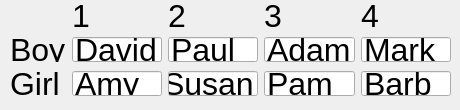
              <widget class="QWidget" name="tab_4">
               <attribute name="title">
                <string>Names</string>
               </attribute>
               <widget class="QWidget" name="gridLayoutWidget">
                <property name="geometry">
                 <rect>
                  <x>10</x>
                  <y>0</y>
                  <width>441</width>
                  <height>101</height>
                 </rect>
                </property>
                <layout class="QGridLayout" name="gridLayout_6">
                 <item row="2" column="0">
                  <widget class="QLabel" name="girlLabel">
                   <property name="sizePolicy">
                    <sizepolicy hsizetype="Expanding" vsizetype="Preferred">
                     <horstretch>0</horstretch>
                     <verstretch>0</verstretch>
                    </sizepolicy>
                   </property>
                   <property name="maximumSize">
                    <size>
                     <width>100</width>
                     <height>25</height>
                    </size>
                   </property>
                   <property name="font">
                    <font>
                     <pointsize>24</pointsize>
                    </font>
                   </property>
                   <property name="text">
                    <string>Girl</string>
                   </property>
                  </widget>
                 </item>
                 <item row="1" column="0">
                  <widget class="QLabel" name="boyLabel">
                   <property name="sizePolicy">
                    <sizepolicy hsizetype="Expanding" vsizetype="Preferred">
                     <horstretch>0</horstretch>
                     <verstretch>0</verstretch>
                    </sizepolicy>
                   </property>
                   <property name="maximumSize">
                    <size>
                     <width>100</width>
                     <height>25</height>
                    </size>
                   </property>
                   <property name="font">
                    <font>
                     <pointsize>24</pointsize>
                    </font>
                   </property>
                   <property name="text">
                    <string>Boy</string>
                   </property>
                  </widget>
                 </item>
                 <item row="0" column="1">
                  <widget class="QLabel" name="couple1Label">
                   <property name="sizePolicy">
                    <sizepolicy hsizetype="Expanding" vsizetype="Preferred">
                     <horstretch>0</horstretch>
                     <verstretch>0</verstretch>
                    </sizepolicy>
                   </property>
                   <property name="maximumSize">
                    <size>
                     <width>100</width>
                     <height>25</height>
                    </size>
                   </property>
                   <property name="font">
                    <font>
                     <pointsize>24</pointsize>
                    </font>
                   </property>
                   <property name="text">
                    <string>1</string>
                   </property>
                  </widget>
                 </item>
                 <item row="0" column="2">
                  <widget class="QLabel" name="couple2Label">
                   <property name="sizePolicy">
                    <sizepolicy hsizetype="Expanding" vsizetype="Preferred">
                     <horstretch>0</horstretch>
                     <verstretch>0</verstretch>
                    </sizepolicy>
                   </property>
                   <property name="maximumSize">
                    <size>
                     <width>100</width>
                     <height>25</height>
                    </size>
                   </property>
                   <property name="font">
                    <font>
                     <pointsize>24</pointsize>
                    </font>
                   </property>
                   <property name="text">
                    <string>2</string>
                   </property>
                  </widget>
                 </item>
                 <item row="0" column="3">
                  <widget class="QLabel" name="couple3Label">
                   <property name="sizePolicy">
                    <sizepolicy hsizetype="Expanding" vsizetype="Preferred">
                     <horstretch>0</horstretch>
                     <verstretch>0</verstretch>
                    </sizepolicy>
                   </property>
                   <property name="maximumSize">
                    <size>
                     <width>100</width>
                     <height>25</height>
                    </size>
                   </property>
                   <property name="font">
                    <font>
                     <pointsize>24</pointsize>
                    </font>
                   </property>
                   <property name="text">
                    <string>3</string>
                   </property>
                  </widget>
                 </item>
                 <item row="0" column="4">
                  <widget class="QLabel" name="couple4Label">
                   <property name="sizePolicy">
                    <sizepolicy hsizetype="Expanding" vsizetype="Preferred">
                     <horstretch>0</horstretch>
                     <verstretch>0</verstretch>
                    </sizepolicy>
                   </property>
                   <property name="maximumSize">
                    <size>
                     <width>100</width>
                     <height>25</height>
                    </size>
                   </property>
                   <property name="font">
                    <font>
                     <pointsize>24</pointsize>
                    </font>
                   </property>
                   <property name="text">
                    <string>4</string>
                   </property>
                  </widget>
                 </item>
                 <item row="1" column="1">
                  <widget class="QLineEdit" name="boy1">
                   <property name="sizePolicy">
                    <sizepolicy hsizetype="Expanding" vsizetype="Preferred">
                     <horstretch>0</horstretch>
                     <verstretch>0</verstretch>
                    </sizepolicy>
                   </property>
                   <property name="maximumSize">
                    <size>
                     <width>16777215</width>
                     <height>25</height>
                    </size>
                   </property>
                   <property name="font">
                    <font>
                     <pointsize>24</pointsize>
                    </font>
                   </property>
                   <property name="text">
                    <string>David</string>
                   </property>
                   <property name="clearButtonEnabled">
                    <bool>false</bool>
                   </property>
                  </widget>
                 </item>
                 <item row="1" column="2">
                  <widget class="QLineEdit" name="boy2">
                   <property name="sizePolicy">
                    <sizepolicy hsizetype="Expanding" vsizetype="Preferred">
                     <horstretch>0</horstretch>
                     <verstretch>0</verstretch>
                    </sizepolicy>
                   </property>
                   <property name="maximumSize">
                    <size>
                     <width>16777215</width>
                     <height>25</height>
                    </size>
                   </property>
                   <property name="font">
                    <font>
                     <pointsize>24</pointsize>
                    </font>
                   </property>
                   <property name="text">
                    <string>Paul</string>
                   </property>
                   <property name="clearButtonEnabled">
                    <bool>false</bool>
                   </property>
                  </widget>
                 </item>
                 <item row="2" column="2">
                  <widget class="QLineEdit" name="girl2">
                   <property name="sizePolicy">
                    <sizepolicy hsizetype="Expanding" vsizetype="Preferred">
                     <horstretch>0</horstretch>
                     <verstretch>0</verstretch>
                    </sizepolicy>
                   </property>
                   <property name="maximumSize">
                    <size>
                     <width>16777215</width>
                     <height>25</height>
                    </size>
                   </property>
                   <property name="font">
                    <font>
                     <pointsize>24</pointsize>
                    </font>
                   </property>
                   <property name="text">
                    <string>Susan</string>
                   </property>
                   <property name="clearButtonEnabled">
                    <bool>false</bool>
                   </property>
                  </widget>
                 </item>
                 <item row="1" column="3">
                  <widget class="QLineEdit" name="boy3">
                   <property name="sizePolicy">
                    <sizepolicy hsizetype="Expanding" vsizetype="Preferred">
                     <horstretch>0</horstretch>
                     <verstretch>0</verstretch>
                    </sizepolicy>
                   </property>
                   <property name="maximumSize">
                    <size>
                     <width>16777215</width>
                     <height>25</height>
                    </size>
                   </property>
                   <property name="font">
                    <font>
                     <pointsize>24</pointsize>
                    </font>
                   </property>
                   <property name="text">
                    <string>Adam</string>
                   </property>
                   <property name="clearButtonEnabled">
                    <bool>false</bool>
                   </property>
                  </widget>
                 </item>
                 <item row="1" column="4">
                  <widget class="QLineEdit" name="boy4">
                   <property name="sizePolicy">
                    <sizepolicy hsizetype="Expanding" vsizetype="Preferred">
                     <horstretch>0</horstretch>
                     <verstretch>0</verstretch>
                    </sizepolicy>
                   </property>
                   <property name="maximumSize">
                    <size>
                     <width>16777215</width>
                     <height>25</height>
                    </size>
                   </property>
                   <property name="font">
                    <font>
                     <pointsize>24</pointsize>
                    </font>
                   </property>
                   <property name="text">
                    <string>Mark</string>
                   </property>
                   <property name="clearButtonEnabled">
                    <bool>false</bool>
                   </property>
                  </widget>
                 </item>
                 <item row="2" column="1">
                  <widget class="QLineEdit" name="girl1">
                   <property name="sizePolicy">
                    <sizepolicy hsizetype="Expanding" vsizetype="Preferred">
                     <horstretch>0</horstretch>
                     <verstretch>0</verstretch>
                    </sizepolicy>
                   </property>
                   <property name="maximumSize">
                    <size>
                     <width>16777215</width>
                     <height>25</height>
                    </size>
                   </property>
                   <property name="font">
                    <font>
                     <pointsize>24</pointsize>
                    </font>
                   </property>
                   <property name="text">
                    <string>Amy</string>
                   </property>
                   <property name="clearButtonEnabled">
                    <bool>false</bool>
                   </property>
                  </widget>
                 </item>
                 <item row="2" column="3">
                  <widget class="QLineEdit" name="girl3">
                   <property name="sizePolicy">
                    <sizepolicy hsizetype="Expanding" vsizetype="Preferred">
                     <horstretch>0</horstretch>
                     <verstretch>0</verstretch>
                    </sizepolicy>
                   </property>
                   <property name="maximumSize">
                    <size>
                     <width>16777215</width>
                     <height>25</height>
                    </size>
                   </property>
                   <property name="font">
                    <font>
                     <pointsize>24</pointsize>
                    </font>
                   </property>
                   <property name="text">
                    <string>Pam</string>
                   </property>
                   <property name="clearButtonEnabled">
                    <bool>false</bool>
                   </property>
                  </widget>
                 </item>
                 <item row="2" column="4">
                  <widget class="QLineEdit" name="girl4">
                   <property name="sizePolicy">
                    <sizepolicy hsizetype="Expanding" vsizetype="Preferred">
                     <horstretch>0</horstretch>
                     <verstretch>0</verstretch>
                    </sizepolicy>
                   </property>
                   <property name="maximumSize">
                    <size>
                     <width>16777215</width>
                     <height>25</height>
                    </size>
                   </property>
                   <property name="font">
                    <font>
                     <pointsize>24</pointsize>
                    </font>
                   </property>
                   <property name="text">
                    <string>Barb</string>
                   </property>
                   <property name="clearButtonEnabled">
                    <bool>false</bool>
                   </property>
                  </widget>
                 </item>
                </layout>
               </widget>
              </widget>
